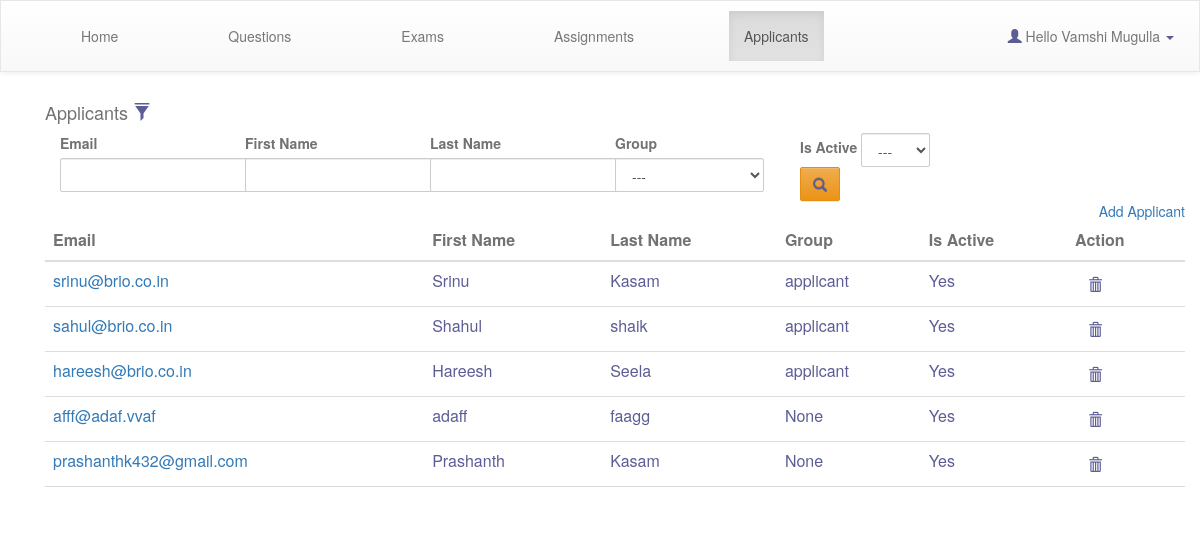
/organisation/admin/applicants/ (signed in), run on the app's committed database.
### users/models.py (models this page shows)
class User(AbstractBaseUser,PermissionsMixin):
	gender_choices = (
        ('male','Male'),
        ('female','Female'),
        ('others','Others'),
        )
	email = models.EmailField(verbose_name='email address',max_length=255,unique=True,)
	first_name = models.CharField(max_length=30)
	last_name = models.CharField(max_length=30)
	gender = models.CharField(max_length=5,choices=gender_choices,default='male')
	phone_regex = RegexValidator(regex=r'^(0|91)?[789][0-9]{9}$', message="Enter valid phone number")
	mobile = models.CharField(max_length=13,validators=[phone_regex])
	date_of_birth = models.DateField(blank=True,null=True)
	date_joined = models.DateTimeField('date joined',default=datetime.now)
	is_active=models.BooleanField(default=True)
	is_staff=models.BooleanField(default=False)
	is_admin=models.BooleanField(default=False)
	username=models.CharField(max_length=255,blank=True,null=True)
	objects=UserManager()
	USERNAME_FIELD = 'email'
	REQUIRED_FIELDS = []
	def __str__(self):
		return self.first_name+" "+self.last_name

### exam/views.py (the view)
# urls.py: path('organisation/admin/applicants/',views.admin_applicants_list ,name='admin-applicants'),
@login_required
def admin_applicants_list(request):
	if request.method=='GET':
		applicant_list=User.objects.exclude(groups__name ='company_admin')
		groups=Group.objects.all()
		context={
		'applicant_list':applicant_list,
		'groups':groups
		}
		return render(request,'exam/admin_applicants.html',context=context)
	return redirect('exam:index')

### exam/templates/exam/admin_applicants.html (shortened to what this page needs)
{% extends 'exam/admin-base.html' %}
{% block content %}
<div class="col-lg-12 filters-row no-padding-on-mobile">
<h4>Applicants <span class="glyphicon glyphicon-filter"></span></h4>
<form id="filter_form"class="form-inline" method="post" accept-charset="utf-8">
<div class="col-lg-2 form-group no-padding-on-mobile">
<label class="float-right" for="id_email">Email</label>
<input class="form-control" type="text" id="id_email" name="email" value="">
</div>
<div class="col-lg-2 form-group no-padding-on-mobile">
<label class="float-right" for="id_first_name">First Name</label>
<input class="form-control" type="text" id="id_first_name" name="first-name" value="">
</div>
<div class="col-lg-2 form-group no-padding-on-mobile" >
<label class="float-right" for="id_last_name">Last Name</label>
<input class="form-control" type="text" id="id_last_name" name="last-name" value="">
</div>
<div class="col-lg-2 form-group no-padding-on-mobile">
<label class="float-right" for="id_group">Group</label>
<select class="form-control selectpicker" data-live-search="true" id="id_group" name="group">
<option value="" selected>---</option>
</select>
</div>
<div class=" col-lg-2 form-group no-padding-on-mobile">
<label class="float-right" for="id_active">Is Active</label>
<select class="form-control selectpicker" id="id_active" name="active">
<option value="" selected>---</option>
</select>
<span >
<button id="id_search" class="btn btn-warning form-control applicants-search" type="submit">
	<span class="glyphicon glyphicon-search"></span>
</button>
</span>
</div>
</form>
</div>
<div class="container" id="ajaxbody">
<form action="" method="POST" accept-charset="utf-8">
<a style="float:right;" href="{% url 'exam:admin-applicant-create' %}">Add Applicant</a></br>
{% if applicant_list %}
<table class="table">
<thead>
	<tr>
		<th>
			Email
		</th>
		<th>
			First Name
		</th>
		<th>
			Last Name
		</th>
		<th>
			Group
		</th>
		<th>
			Is Active
		</th>
		<th>
			Action
		</th>
	</tr>
</thead>
<tbody id="tbodyid">
	{% for applicant in applicant_list %}
	<tr>
		<td><span class="td_email"><a href="{% url "exam:admin-applicant-update" %}?email={{ applicant.email }}">{{ applicant.email }}</a><span></td>
		<td><span class="td_first_name">{{ applicant.first_name|default_if_none:"---" }}<span></td>
		<td><span class="td_last_name">{{ applicant.last_name |default_if_none:"---" }}</span></td>
		<td><span class="td_group">{{ applicant.groups.all.first|default_if_none:None }}</td>
		<td><span class="td_active">{% if applicant.is_active is True %} Yes {% else %} No {% endif %}</span></td>
		<td><button class="btn btn-link delete-button" type="submit" data-applicant-id="{{ applicant.id }}" ><span class="glyphicon glyphicon-trash"></span></button></td>
	</tr>
	{% endfor %}
	</tbody>
</table>
{% else %}
<h2 id="menu_heading">No applicants are available</h2>
{% endif %}
</div>
{% endblock %}

### exam/templates/exam/admin-base.html (shortened to what this page needs)
{% load staticfiles %}
{% load static %}
<html>
<head>
        <link rel="stylesheet" type="text/css" href="//maxcdn.bootstrapcdn.com/bootstrap/3.2.0/css/bootstrap.min.css">
        <link rel="stylesheet" type="text/css" href="//maxcdn.bootstrapcdn.com/bootstrap/3.2.0/css/bootstrap-theme.min.css">
        <link rel="stylesheet" type="text/css" href="{% static 'style.css' %}">
      <link rel="stylesheet" href="https://cdnjs.cloudflare.com/ajax/libs/bootstrap-select/1.12.4/css/bootstrap-select.min.css">
<link href="https://cdnjs.cloudflare.com/ajax/libs/select2/4.0.6-rc.0/css/select2.min.css" rel="stylesheet" />
<body>
<nav class="navbar navbar-default">
  <div class="container-fluid" id="topheader">
    <ul class="nav navbar-nav admin_home_buttons" id="admin_home_buttons">
      <li class="active"><a href="{% url 'exam:index' %}">Home</a></li>
      <li><a href="{% url 'exam:admin-questions' %}">Questions</a></li>
      <li><a href="{% url 'exam:admin-exam' %}">Exams</a></li>
      <li><a href="{% url 'exam:admin-assignment' %}">Assignments</a></li>
      <li><a href="{% url 'exam:admin-applicants' %}">Applicants</a></li>
    </ul>
    <ul class="nav navbar-nav navbar-right">
    	<li class="dropdown">
   <a class="dropdown-toggle" data-toggle="dropdown" href="#"><span class="glyphicon glyphicon-user"></span> Hello {{ request.user }} <span class="caret"></span></a>
      </li>
    </ul>
  </div>
</nav>
<div class="container" id="ajaxbody">
{% block content %}
{% endblock %}
</div>
</body>

### static/style.css (style rules this page uses)
body { background-repeat: no-repeat; color:#727272; }
.navbar { border-radius: 0; padding:10px; }
table { padding: 20px; }
tr:last-child { border-bottom:1px solid #dadada; }
.container { border:1px; }
.admin_home_buttons li { margin:0px 20px; padding: 0px 20px; border:2px; color: red; }
span { color: #5d5d96; }
.form-control { border-radius: 2px }

### data on the page
User: user "Vamshi Mugulla"
User: email "srinu@brio.co.in", first_name "Srinu", last_name "Kasam", groups.all.first "applicant", is_active "Yes"
User: email "sahul@brio.co.in", first_name "Shahul", last_name "shaik", groups.all.first "applicant", is_active "Yes"
User: email "hareesh@brio.co.in", first_name "Hareesh", last_name "Seela", groups.all.first "applicant", is_active "Yes"
User: email "afff@adaf.vvaf", first_name "adaff", last_name "faagg", groups.all.first "None", is_active "Yes"
User: email "prashanthk432@gmail.com", first_name "Prashanth", last_name "Kasam", groups.all.first "None", is_active "Yes"
